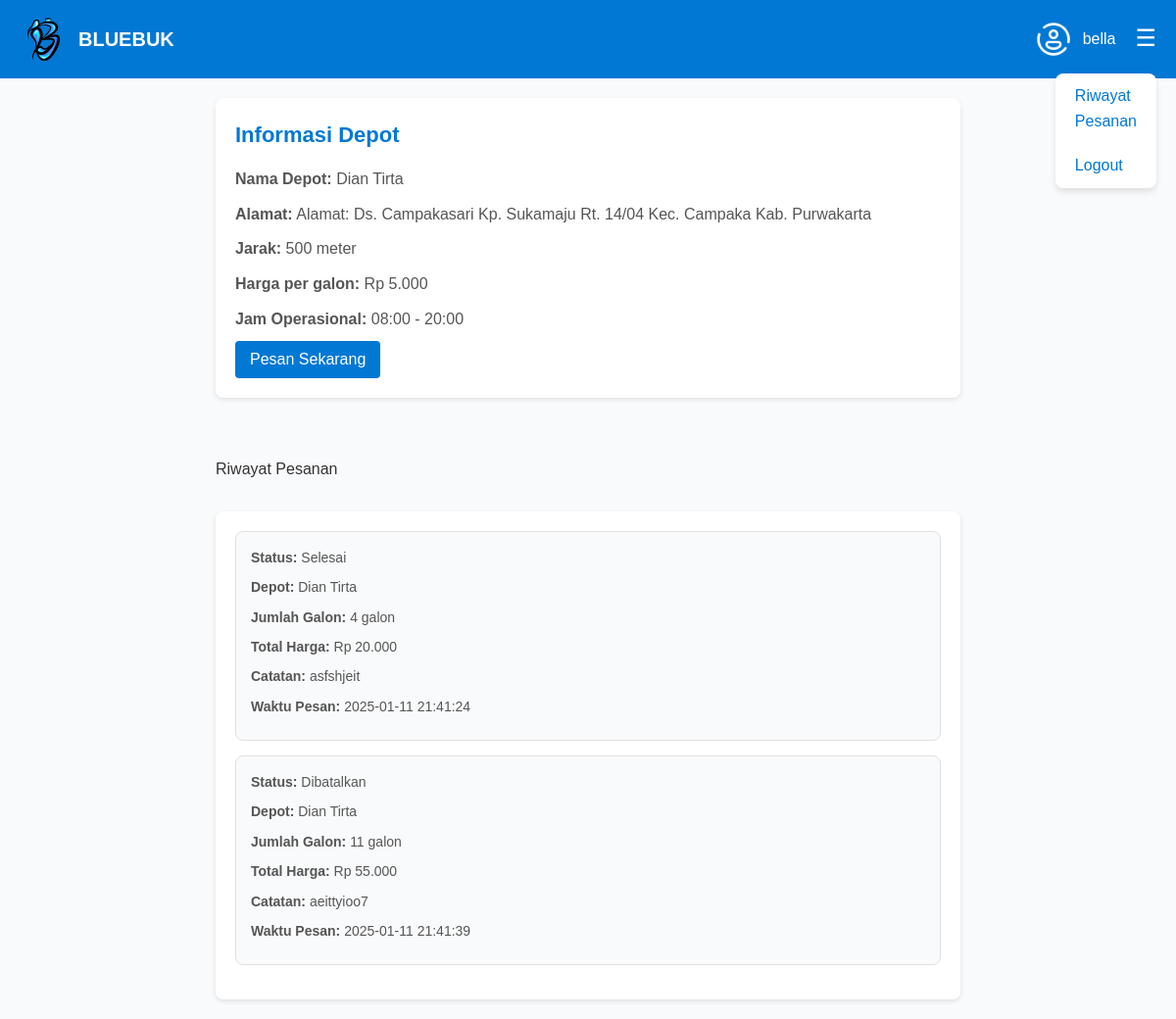
The app's page /pembeli/menupembeli.php (signed in) with its own data.
### tables this page shows
CREATE TABLE `pesanan` (
  `id` int(11) NOT NULL,
  `user_id` int(11) NOT NULL,
  `penjual_id` int(11) NOT NULL,
  `nama_depot` varchar(100) DEFAULT NULL,
  `nama_pemesan` varchar(100) DEFAULT NULL,
  `jumlah_galon` int(11) DEFAULT NULL,
  `total_harga` int(11) DEFAULT NULL,
  `status` enum('Dalam Proses','Selesai','Dibatalkan') DEFAULT 'Dalam Proses',
  `waktu_pesan` datetime DEFAULT current_timestamp(),
  `catatan` text DEFAULT NULL,
  `alamat_pemesan` text NOT NULL
);

### pembeli/menupembeli.php (the view, shortened to what this page needs)
<!DOCTYPE html>
<html lang="id">
<head>
    <link rel="stylesheet" href="../css/stylemenuutama.css">
</head>
<body>
    <div class="header">
        <div class="logo">
            <img src="../picture/logo.png" alt="Logo">
            <h2>BLUEBUK</h2>
        </div>
        <div class="user-info">
            <img src="../picture/icon.png" alt="User Foto">
            <span> <?php echo htmlspecialchars($_SESSION['user_name']); ?></span>
        </div>
        <div class="navbar">
            <button class="menu-btn">☰</button>
        </div>
    </div>
    <div class="container">
        <div class="depot-info">
            <h3>Informasi Depot</h3>
            <p><strong>Nama Depot:</strong> Dian Tirta</p>
            <p><strong>Alamat:</strong> Alamat: Ds. Campakasari Kp. Sukamaju Rt. 14/04 Kec. Campaka Kab. Purwakarta</p>
            <p><strong>Jarak:</strong> 500 meter</p>
            <p><strong>Harga per galon:</strong> Rp 5.000</p>
            <p><strong>Jam Operasional:</strong> 08:00 - 20:00</p>
            <button onclick="window.location.href='pesanan.php'">Pesan Sekarang</button>
        </div>
    </div>
    <div id = "pesanan" class="container">
        <div class="title">Riwayat Pesanan</div>
        <div class="processing-section">
            <?php
            include('../classes/database.php');
            $user_id = $_SESSION['user_id'];
            $query = "SELECT id, user_id, nama_depot, jumlah_galon, total_harga, status, waktu_pesan, catatan FROM pesanan WHERE user_id = ?";
            $stmt = $db->prepare($query);
            $stmt->bind_param("i", $user_id);
            $stmt->execute();
            $result = $stmt->get_result();
            if ($result->num_rows > 0):
                while ($pesanan = $result->fetch_assoc()): ?>
                    <div class="depot-card">
                        <p><strong>Status:</strong> <?php echo htmlspecialchars($pesanan['status']); ?></p>
                        <p><strong>Depot:</strong> <?php echo htmlspecialchars($pesanan['nama_depot']); ?></p>
                        <p><strong>Jumlah Galon:</strong> <?php echo htmlspecialchars($pesanan['jumlah_galon']); ?> galon</p>
                        <p><strong>Total Harga:</strong> Rp <?php echo number_format($pesanan['total_harga'], 0, ',', '.'); ?></p>
                        <p><strong>Catatan:</strong> <?php echo htmlspecialchars($pesanan['catatan']); ?></p>
                        <p><strong>Waktu Pesan:</strong> <?php echo htmlspecialchars($pesanan['waktu_pesan']); ?></p>
                    </div>
                <?php endwhile;
            else: ?>
                <p>Tidak ada pesanan dalam proses.</p>
            <?php endif;
            ?>
        </div>
    </div>
</body>
</html>

### css/stylemenuutama.css (style rules this page uses)
* { margin: 0; padding: 0; box-sizing: border-box; font-family: 'Arial', sans-serif; }
body { background-color: #f9fafb; color: #333; line-height: 1.6; margin: 0; }
.header { display: flex; justify-content: space-between; align-items: center; background-color: #0078d4; padding: 15px 20px; color: white; }
.header .logo { display: flex; align-items: center; }
.header .logo img { width: 50px; height: 50px; margin-right: 10px; border-radius: 8px; }
.header h2 { font-size: 20px; font-weight: bold; }
.header .user-info { display: flex; align-items: center; margin-left: auto; }
.header .user-info img { width: 40px; height: 40px; border-radius: 50%; margin-right: 10px; }
.header .navbar { position: relative; }
.header .menu-btn { padding-left: 20px; background: none; border: none; color: white; font-size: 24px; cursor: pointer; transition: transform 0.2s; }
.container { padding: 20px; max-width: 800px; margin: auto; }
.depot-info { background-color: white; padding: 20px; border-radius: 8px; box-shadow: 0 2px 5px rgba(0, 0, 0, 0.1); margin-bottom: 20px; }
.depot-info h3 { font-size: 22px; margin-bottom: 15px; color: #0078d4; font-weight: bold; }
.depot-info p { margin-bottom: 10px; font-size: 16px; color: #555; }
.depot-info button { padding: 10px 15px; background-color: #0078d4; color: white; border: none; border-radius: 4px; cursor: pointer; font-size: 16px; transition: background-color 0.3s; }
.processing-section { margin-top: 30px; padding: 20px; background-color: white; border-radius: 8px; box-shadow: 0 2px 5px rgba(0, 0, 0, 0.1); }
.depot-card { background-color: #f9fafb; padding: 15px; border: 1px solid #e0e0e0; border-radius: 8px; margin-bottom: 15px; }
.depot-card p { font-size: 14px; color: #555; margin-bottom: 8px; }

### records on screen
pesanan: status "Selesai", nama_depot "Dian Tirta", jumlah_galon "4", total_harga "20.000", catatan "asfshjeit", waktu_pesan "2025-01-11 21:41:24"
pesanan: status "Dibatalkan", nama_depot "Dian Tirta", jumlah_galon "11", total_harga "55.000", catatan "aeittyioo7", waktu_pesan "2025-01-11 21:41:39"

### other values on screen
$_SESSION['user_name'] "bella"
